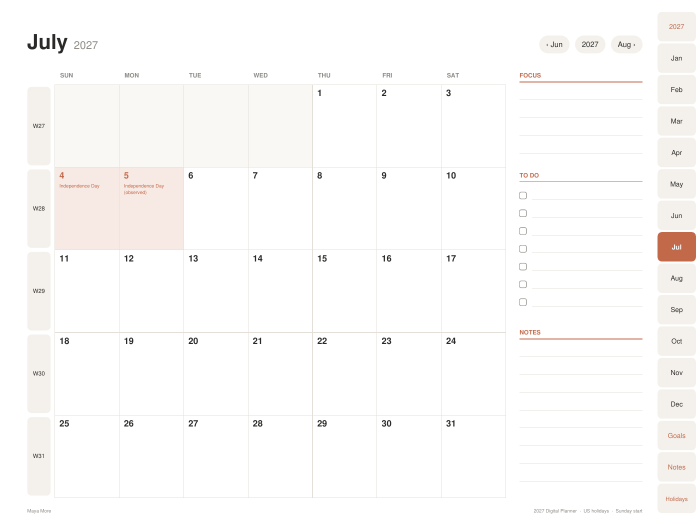
#> input picture 2027-digital-planner-goodnotes-notability/page-july.png, 1400 x 1050 px (shown at 1/2 size)
$ python -i pin_maker.py   (imports and definitions only)
#> lines starting #> are read from the running program, lines starting #| are printed output that depends on the picture
#> further down, picture is the input picture: PIL image 1400x1050 RGB; mean R, G, B 252.1, 250.9, 250
#!/usr/bin/env python3
"""NinthKart / Maya More Pinterest pin maker.

Builds a 1000x1500 product pin from REAL product preview images.
Usage:  python3 pin_maker.py spec.json out.png

spec.json keys:
  layout     "A" hero | "B" what's inside | "C" benefits | "D" localized/use-case | "E" seasonal
  headline   big headline, keyword phrase first (use "\n" to force a line break)
  subhead    one short line under the headline
  badges     list of 2-3 short strings (layouts A, D)
  benefits   list of 3 short strings (layout C)
  price      e.g. "$1.99"  (optional; omit to hide)
  cta        e.g. "Instant download"  (localize for non-English)
  images     list of local image paths (first = hero). Previews with a light
             background and a white page are auto-cropped to the page.
  accent     hex accent colour, e.g. "#1F7A6D" (default teal)
  tilt       degrees to rotate the hero image in layout E/L (default -4 for E, -3 for L)
  background local path of a lifestyle scene (layout "L"): e.g. a Canva AI desk flat-lay
             with an empty centre. The REAL product page is composited on top in code,
             so the product shown is always exactly what is sold.
Layout "L" lifestyle: full-bleed background scene, headline on a frosted card, real page(s)
             placed centre with a soft shadow, price tag and CTA.
No logo or brand badge is drawn (current NinthKart policy).
The bottom 10% of the canvas is kept free of text (Pinterest mobile overlay).
"""
import json, sys, os
from PIL import Image, ImageDraw, ImageFont, ImageFilter, ImageChops

W, H = 1000, 1500
SAFE_BOTTOM = int(H * 0.90)
FONT_DIRS = ['/usr/share/fonts/truetype/google-fonts/', os.path.join(os.path.dirname(os.path.abspath(__file__)), 'fonts/')]


# [22 lines left out: functions _fetch_font, font, not called in this run]


def hexrgb(h):
    h = h.lstrip('#')
    return tuple(int(h[i:i + 2], 16) for i in (0, 2, 4))


def mix(a, b, t):
    return tuple(int(a[i] + (b[i] - a[i]) * t) for i in range(3))


# [16 lines left out: function crop_page, not called in this run]


def shadowed(img, radius=18, offset=(0, 14), opacity=70):
#> called with radius = 18, offset = (0, 14), opacity = 70
    pad = radius * 3
    base = Image.new('RGBA', (img.width + pad * 2, img.height + pad * 2), (0, 0, 0, 0))
#> base: PIL image 1508x1158 RGBA; every value is 0
    a = img.convert('RGBA').getchannel('A').point(lambda v: opacity if v > 8 else 0)
#> a: PIL image 1400x1050 L; every value is 70
    sh = Image.new('RGBA', img.size, (0, 0, 0, 0))
#> sh: PIL image 1400x1050 RGBA; every value is 0
    sh.putalpha(a)
    base.paste(sh, (pad + offset[0], pad + offset[1]), sh)
    base = base.filter(ImageFilter.GaussianBlur(radius))
    rgba = img.convert('RGBA')
    base.paste(rgba, (pad, pad), rgba)
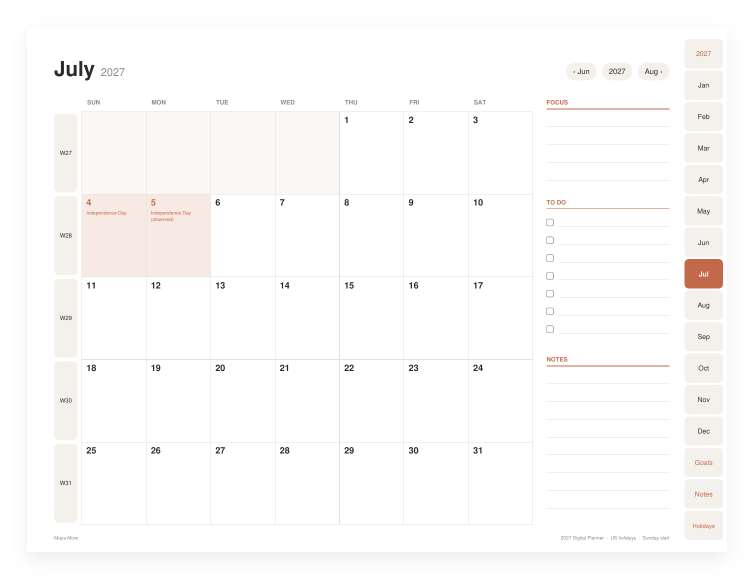
#> base: PIL image 1508x1158 RGBA (shown at 1/2 size); mean R, G, B, A 212.3, 211.2, 210.4, 215.1; transparent parts drawn white
    return base, pad


def fit(img, maxw, maxh):
    r = min(maxw / img.width, maxh / img.height)
    return img.resize((max(1, int(img.width * r)), max(1, int(img.height * r))), Image.LANCZOS)


# [216 lines left out: functions wrap, headline, pill_row, price_tag, cta_bar, place and 3 more, not called in this run]


# [4 lines not run here, left out]

>>> from PIL import Image
>>> picture = Image.open('../2027-digital-planner-goodnotes-notability/page-july.png')
>>> result = shadowed(picture)
